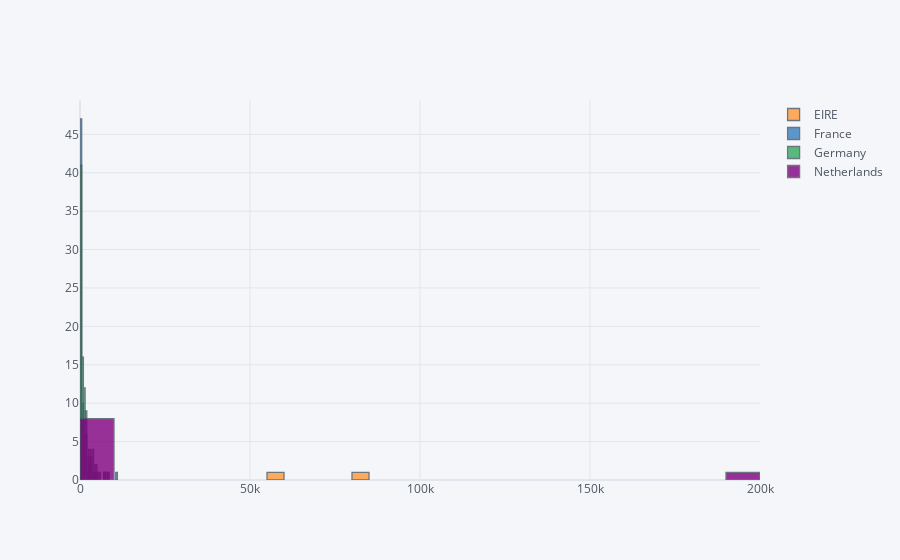

Notebook code cell kept with this figure:
### Markdown cell above
## 4. Create a set of interactive histograms showing the distributions of quantity per invoice for the following countries: EIRE, Germany, France, and Netherlands.

### Code cell
data4 = data[(data['Country'] == 'EIRE') |
     (data['Country'] == 'Germany') |
     (data['Country'] == 'France') |
     (data['Country'] == 'Netherlands')]
'''
data4 = data4[['CustomerID','Country','InvoiceNo','Quantity']]#.groupby(['Country','InvoiceNo']).sum()

data4['EIRE'] = data4[data4['Country']=='EIRE']['Quantity']
data4['Germany'] = data4[data4['Country']=='Germany']['Quantity']
data4['France'] = data4[data4['Country']=='France']['Quantity']
data4['Netherlands'] = data4[data4['Country']=='Netherlands']['Quantity']
data4 = data4.drop(columns=['InvoiceNo','Country'])
'''

data4 = data4.pivot_table(values='Quantity', columns='Country', 
                      index='CustomerID', aggfunc='sum')

data4.iplot(kind='histogram',bins=30)

### Figure 1 — Plotly figure (JSON) as saved in the notebook; plotly's stock layout.template omitted (floating-point values rounded to 4 significant figures; data arrays with more than 128 entries replaced by an {"elided": "..."} marker saying what was removed)
{"data": [{"histfunc": "count", "histnorm": "", "marker": {"color": "rgba(255, 153, 51, 1.0)", "line": {"color": "#4D5663", "width": 1.3}}, "name": "EIRE", "nbinsx": 30, "opacity": 0.8, "orientation": "v", "type": "histogram", "x": {"elided": "193 int values"}}, {"histfunc": "count", "histnorm": "", "marker": {"color": "rgba(55, 128, 191, 1.0)", "line": {"color": "#4D5663", "width": 1.3}}, "name": "France", "nbinsx": 30, "opacity": 0.8, "orientation": "v", "type": "histogram", "x": {"elided": "193 int values"}}, {"histfunc": "count", "histnorm": "", "marker": {"color": "rgba(50, 171, 96, 1.0)", "line": {"color": "#4D5663", "width": 1.3}}, "name": "Germany", "nbinsx": 30, "opacity": 0.8, "orientation": "v", "type": "histogram", "x": {"elided": "193 int values"}}, {"histfunc": "count", "histnorm": "", "marker": {"color": "rgba(128, 0, 128, 1.0)", "line": {"color": "#4D5663", "width": 1.3}}, "name": "Netherlands", "nbinsx": 30, "opacity": 0.8, "orientation": "v", "type": "histogram", "x": {"elided": "193 int values"}}], "layout": {"barmode": "overlay", "legend": {"bgcolor": "#F5F6F9", "font": {"color": "#4D5663"}}, "paper_bgcolor": "#F5F6F9", "plot_bgcolor": "#F5F6F9", "title": {"font": {"color": "#4D5663"}}, "xaxis": {"gridcolor": "#E1E5ED", "showgrid": true, "tickfont": {"color": "#4D5663"}, "title": {"font": {"color": "#4D5663"}, "text": ""}, "zerolinecolor": "#E1E5ED"}, "yaxis": {"gridcolor": "#E1E5ED", "showgrid": true, "tickfont": {"color": "#4D5663"}, "title": {"font": {"color": "#4D5663"}, "text": ""}, "zerolinecolor": "#E1E5ED"}}}
